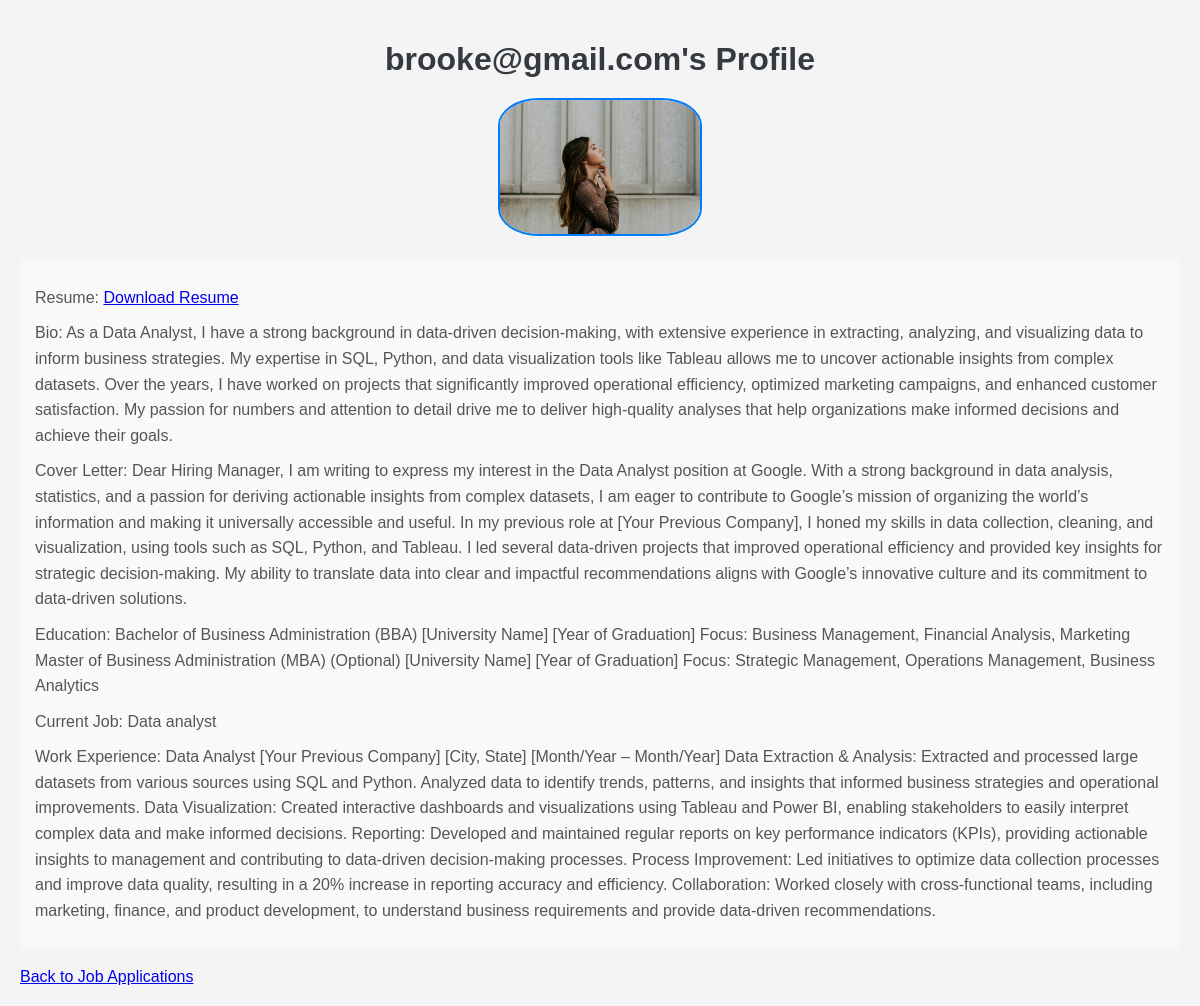
The app's page /view_applicant_profile/15/7/ (signed in) with its own data.
### jobs/models.py (models this page shows, shortened)
class Jobseeker(models.Model):
    user = models.OneToOneField(User, on_delete=models.CASCADE)
    profile_picture = models.ImageField(upload_to='jobseeker_pictures/', blank=True, null=True)
    bio = models.TextField()
    education = models.TextField(blank=True, null=True)
    current_job = models.CharField(max_length=255, blank=True, null=True)
    work_experience = models.TextField(blank=True, null=True)
    resume = models.FileField(upload_to='resumes/')

class Application(models.Model):
    job = models.ForeignKey(Job, on_delete=models.CASCADE)
    jobseeker = models.ForeignKey(Jobseeker, on_delete=models.CASCADE)
    cover_letter = models.TextField()
    applied_at = models.DateTimeField(auto_now_add=True)
    class Meta:
        unique_together = ('job', 'jobseeker')

### jobs/views.py (the view)
# urls.py: path('view_applicant_profile/<int:job_id>/<int:jobseeker_id>/', view_applicant_profile, name='view_applicant_profile'),
@login_required
def view_applicant_profile(request, job_id, jobseeker_id):
    applicant = get_object_or_404(Jobseeker, id=jobseeker_id)
    job = get_object_or_404(Job, id=job_id)
    applications = Application.objects.filter(job=job, jobseeker=applicant)
    if applications.count() == 1:
        application = applications.first()
    else:
        application = None
    return render(request, 'jobs/view_applicant_profile.html', {
        'applicant': applicant,
        'job': job,
        'application': application
    })

### jobs/templates/jobs/view_applicant_profile.html (shortened to what this page needs)
<!DOCTYPE html>
<html lang="en">
<head>
    {% load static %}
    <link rel="stylesheet" href="{% static 'jobseeker_profile.css' %}">
</head>
<body>
    <h1>{{ applicant.user.username }}'s Profile</h1>
    <div class="profile-picture">
        {% if applicant.profile_picture %}
            <img src="{{ applicant.profile_picture.url }}" alt="{{ applicant.user.username }}'s Profile Picture">
        {% else %}
            <p>No profile picture available.</p>
        {% endif %}
    </div>
    <div class="profile-info">
        <p>Resume: <a href="{{ applicant.resume.url }}">Download Resume</a></p>
        <p>Bio: {{ applicant.bio }}</p>
        <p>Cover Letter: {{ application.cover_letter }}</p>
        <p>Education: {{ applicant.education }}</p>
        <p>Current Job: {{ applicant.current_job }}</p>
        <p>Work Experience: {{ applicant.work_experience }}</p>
    </div>
    <a href="{% url 'view_job_applications' job.id %}" class="button">Back to Job Applications</a>
</body>
</html>

### jobs/static/jobseeker_profile.css (style rules this page uses)
body { font-family: Arial, sans-serif; background-color: #f4f4f4; margin: 0; padding: 20px; }
h1 { color: #343a40; text-align: center; margin-bottom: 20px; }
.profile-picture { text-align: center; margin-bottom: 20px; }
.profile-picture img { border-radius: 20%; max-width: 200px; height: auto; border: 2px solid #007bff; }
.profile-info { background-color: #f9f9f9; padding: 15px; border-radius: 5px; margin-bottom: 20px; }
.profile-info p { margin: 10px 0; line-height: 1.6; color: #555; }

### records on screen
Jobseeker: user.username "brooke@gmail.com", profile_picture (picture), bio "As a Data Analyst, I have a strong background in data-driven decision-making, with extensive experience in extracting, analyzing, and visualizing data to inform business strategies. My expertise in SQL, Python, and data visualization tools like Tableau allows me to uncover actionable insights from complex datasets. Over the years, I have worked on projects that significantly improved operational efficiency, optimized marketing campaigns, and enhanced customer satisfaction. My passion for numbers and attention to detail drive me to deliver high-quality analyses that help organizations make informed decisions and achieve their goals.", education "Bachelor of Business Administration (BBA) [University Name] [Year of Graduation] Focus: Business Management, Financial Analysis, Marketing Master of Business Administration (MBA) (Optional) [University Name] [Year of Graduation] Focus: Strategic Management, Operations Management, Business Analytics", current_job "Data analyst", work_experience "Data Analyst [Your Previous Company] [City, State] [Month/Year – Month/Year] Data Extraction & Analysis: Extracted and processed large datasets from various sources using SQL and Python. Analyzed data to identify trends, patterns, and insights that informed business strategies and operational improvements. Data Visualization: Created interactive dashboards and visualizations using Tableau and Power BI, enabling stakeholders to easily interpret complex data and make informed decisions. Reporting: Developed and maintained regular reports on key performance indicators (KPIs), providing actionable insights to management and contributing to data-driven decision-making processes. Process…"
Application: cover_letter "Dear Hiring Manager, I am writing to express my interest in the Data Analyst position at Google. With a strong background in data analysis, statistics, and a passion for deriving actionable insights from complex datasets, I am eager to contribute to Google’s mission of organizing the world’s information and making it universally accessible and useful. In my previous role at [Your Previous Company], I honed my skills in data collection, cleaning, and visualization, using tools such as SQL, Python, and Tableau. I led several data-driven projects that improved operational efficiency and provided key insights for strategic decision-making. My ability to translate data into clear and impactful…"
